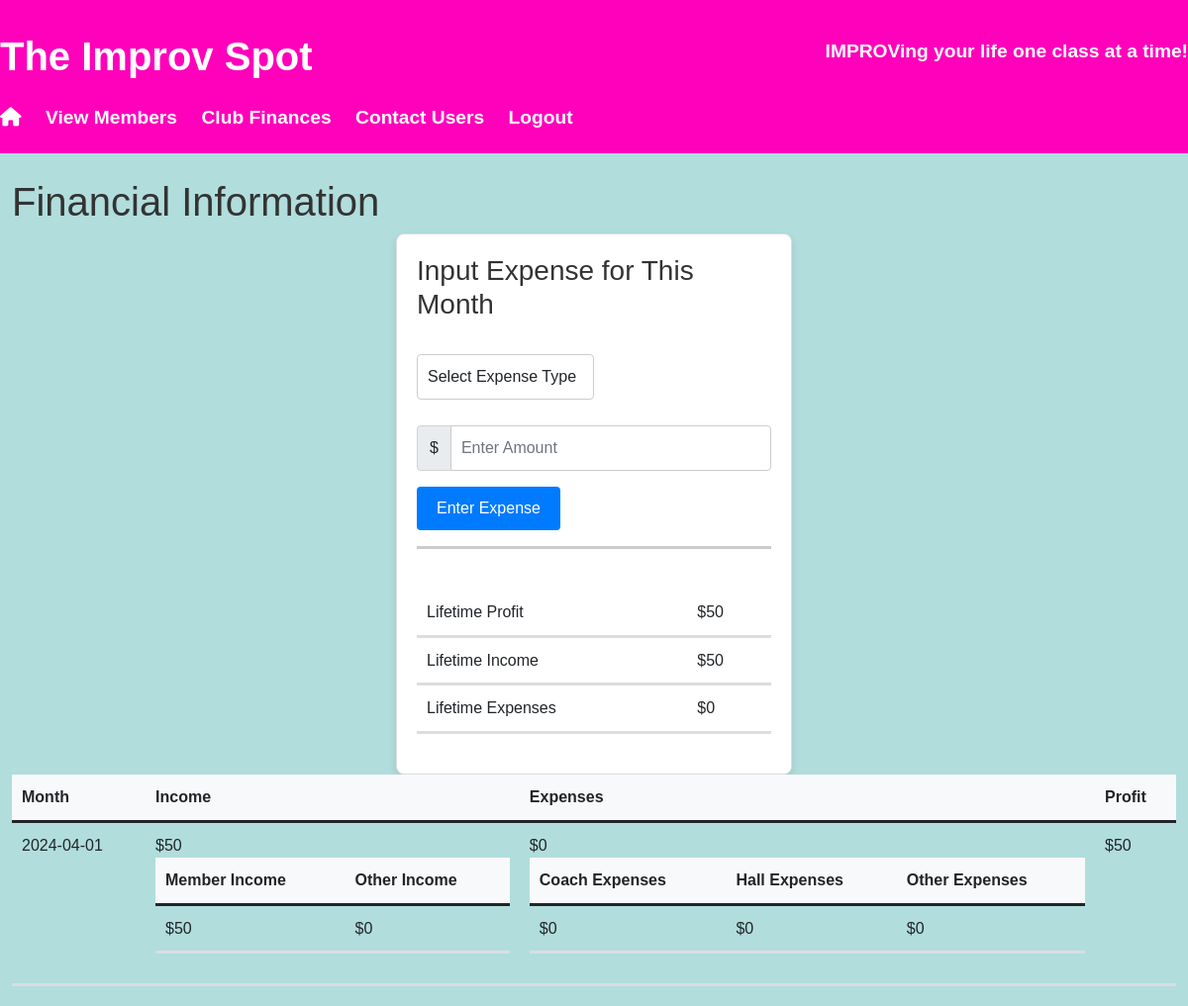
Before: /finance (signed in) with the older database file.
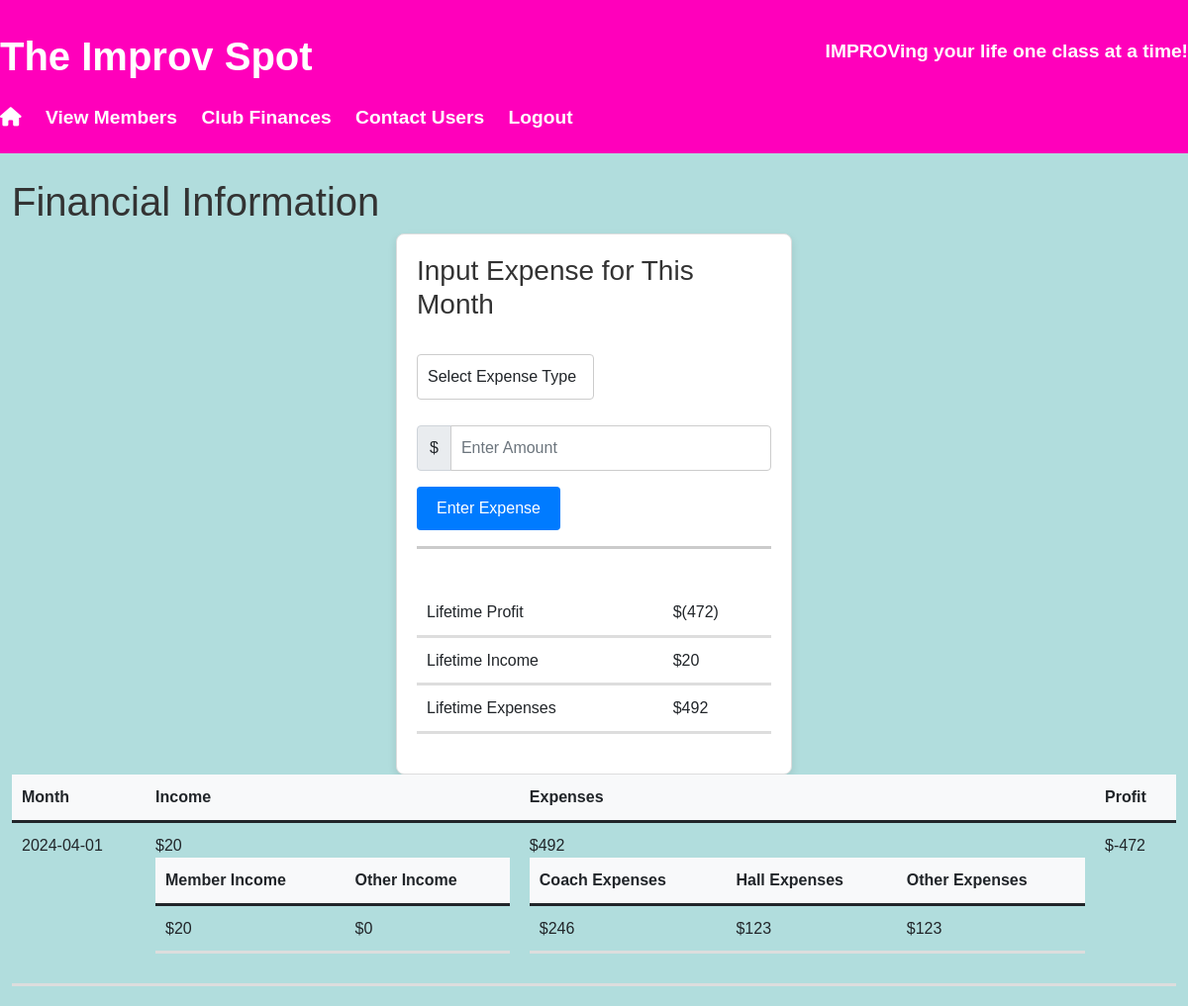
After: the same page with the newer database file.
### app.py (models this page shows, shortened)
class Finances(db.Model):
    month_year = db.Column(db.Date, primary_key=True)
    income_users = db.Column(db.Integer, default=0) #-> users is class participants (feel free to change the name)
    income_other = db.Column(db.Integer, default=0)
    expenses_coach = db.Column(db.Integer, default=0)
    expenses_hall  = db.Column(db.Integer, default=0)
    expenses_other = db.Column(db.Integer, default=0)
    def calculate_total_income(self):
        return self.income_users + self.income_other
    def calculate_total_expenses(self):
        return self.expenses_coach + self.expenses_hall + self.expenses_other
    def calculate_profit(self):
        month_profit = self.calculate_total_income()  - self.calculate_total_expenses()
        return month_profit

### app.py (the view, shortened to what this page needs)
@app.route('/finance', methods=['GET', 'POST'])
@admin_required
def finance():
    finance_info = db.session.query(Finances).all()
    return render_template('finance.html', lt_profit=calculate_total_profit(finance_info), lt_income=calculate_total_income(finance_info),
                            lt_expenses=calculate_total_expenses(finance_info), finance_info=finance_info)

### helpers.py (called while the page is built)
def admin_required(f):
    @wraps(f)
    def decorated_function(*args, **kwargs):
        if session.get('admin_id') is None:
            return redirect('/adminlogin')
        return f(*args, **kwargs)
    return decorated_function

def calculate_total_income(finance_info):
    total_income = 0
    for month in finance_info:
        total_income += month.income_users + month.income_other
    return total_income

def calculate_total_expenses(finance_info):
    total_expenses = 0
    for month in finance_info:
        total_expenses += month.expenses_coach + month.expenses_other + month.expenses_hall
    return total_expenses

def calculate_total_profit(finance_info):
    total_profit =  calculate_total_income(finance_info) - calculate_total_expenses(finance_info)
    if total_profit < 0:
        return f"({-1 * total_profit})"
    return total_profit

### templates/finance.html (shortened to what this page needs)
{% extends "adminside.html" %}
{% block main %}
  <br>
    <div class="center">
        <h1>Financial Information</h1>
        <div class="container">
          <h3>Input Expense for This Month</h3>
          <form method="POST" action="/finance">
              <div class="col-md-6">
                <br>
                <select class="form-control" id="expenseType" name="expenseType" required>
                    <option value="" disabled selected>Select Expense Type</option>
                </select>
              </div>
            <br>
            <div class="input-group mb-3">
              <span class="input-group-text">$</span>
              <input type="text" pattern="[0-9]*" class="form-control" name="expenseAmount" placeholder="Enter Amount" required>
            </div>
            <button type="submit" class="btn btn-primary">Enter Expense</button>
          </form>
          <hr style="height:3px">
          <br>
          <table class="table">
            <tr>
              <td>Lifetime Profit</td>
              <td>${{ lt_profit }}</td>
            </tr>
            <tr>
              <td>Lifetime Income</td>
              <td>${{ lt_income }}</td>
            </tr>
            <tr>
              <td>Lifetime Expenses</td>
              <td>${{ lt_expenses }}</td>
            </tr>
          </table>
        </div>
        <table class="table">
            <thead>
                <tr>
                    <th scope="col">Month</th>
                    <th scope="col">Income</th>
                    <th scope="col">Expenses</th>
                    <th scope="col">Profit</th>
                </tr>
            </thead>
            <tbody>
                {% for month in finance_info %}
                <tr>
                    <td>{{ month.month_year }}</td>
                    <td>${{ month.calculate_total_income() }}
                      <table class="table">
                        <thead>
                          <tr>
                              <th scope="col">Member Income</th>
                              <th scope="col">Other Income</th>
                          </tr>
                      </thead>
                        <tbody>
                          <tr>
                            <td>${{ month.income_users }}</td>
                            <td>${{ month.income_other }}</td>
                          </tr>
                        </tbody>
                      </table>
                    </td>
                    <td>${{ month.calculate_total_expenses() }}
                      <table class="table">
                        <thead>
                          <tr>
                              <th scope="col">Coach Expenses</th>
                              <th scope="col">Hall Expenses</th>
                              <th scope="col">Other Expenses</th>
                          </tr>
                      </thead>
                        <tbody>
                          <tr>
                            <td>${{ month.expenses_coach }}</td>
                            <td>${{ month.expenses_hall }}</td>
                            <td>${{ month.expenses_other }}</td>
                          </tr>
                        </tbody>
                      </table>
                    </td>
                    <td>${{ month.calculate_profit() }} </td>
                </tr>
                {% endfor %}
            </tbody>
        </table>
    </div>
{% endblock %}

### templates/adminside.html (shortened to what this page needs)
<!DOCTYPE html>
<html>
<head>
    <link href="https://cdn.jsdelivr.net/npm/bootstrap@5.0.2/dist/css/bootstrap.min.css" rel="stylesheet">
    <link href="/static/styles.css" rel="stylesheet">
</head>
<body>
    <header class="navbar">
        <div class="navbar-brand">The Improv Spot</div>
        <div class="navbar-subtext">IMPROVing your life one class at a time!</div>
        <ul class="nav-links">
            <li><a href="/adminhome" class="active"><i class="fas fa-home"></i></a></li>
            <li><a href="/adminsort">View Members</a></li>
            <li><a href="/finance">Club Finances</a></li>
            <li><a href="/admincontact">Contact Users</a></li>
            <li><a href="/logout">Logout</a></li>
        </ul>
    </header>
        <main class="container-fluid">
            {% block main %}{% endblock %}
        </main>
</body>
</html>

### static/styles.css (style rules this page uses)
body { font-family: 'Arial', sans-serif; line-height: 1.6; margin: 0; padding: 0; background-color: #b1dddd; color: #333; }
.container { max-width: 400px; margin: 0 auto; padding: 20px; background-color: #fff; border: 1px solid #ddd; border-radius: 8px; box-shadow: 0 4px 8px rgba(0, 0, 0, 0.1); }
.navbar { background-color: #ff00bb; color: #fff; padding: 20px 0; text-align: center; }
.navbar-brand { font-size: 2.5rem; font-weight: bold; margin-bottom: 10px; }
.navbar-subtext { font-size: 1.2rem; font-weight: bold; margin-bottom: 20px; }
.nav-links { list-style: none; padding: 0; margin: 0; }
.nav-links li { display: inline; margin-right: 20px; }
.nav-links a { color: #fff; text-decoration: none; font-size: 1.2rem; font-weight: bold; }
.btn { display: inline-block; padding: 10px 20px; font-size: 1rem; border: none; border-radius: 4px; cursor: pointer; transition: background-color 0.3s ease; }
.btn-primary { background-color: #007bff; color: #fff; }
.form-control { display: block; width: 100%; padding: 10px; font-size: 1rem; border: 1px solid #ccc; border-radius: 4px; transition: border-color 0.3s ease; }
.table { width: 100%; margin-bottom: 20px; border-collapse: collapse; }
.table th, .table td { padding: 10px; text-align: left; border-bottom: 3px solid #ddd; }
.table th { background-color: #f8f9fa; }

Changed rows visible on the page:
changed Finances "2024-04-01": calculate_total_income "50" → "20"; income_users "50" → "20"; calculate_total_expenses "0" → "492"; expenses_coach "0" → "246"; expenses_hall "0" → "123"; expenses_other "0" → "123"; calculate_profit "50" → "-472"
Other visible differences:
{{ lt_profit }}: "50" → "(472)"
{{ lt_income }}: "50" → "20"
{{ lt_expenses }}: "0" → "492"
